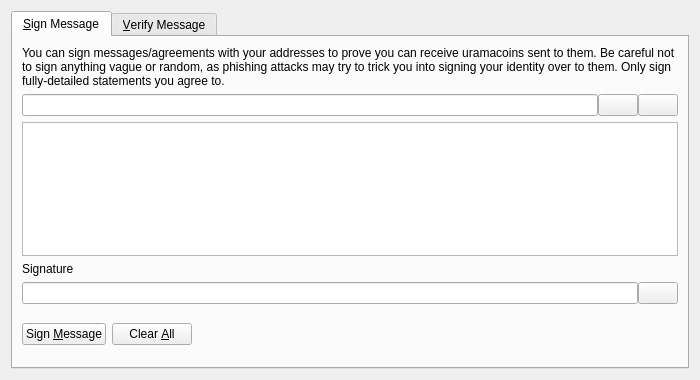
<?xml version="1.0" encoding="UTF-8"?>
<ui version="4.0">
 <class>SignVerifyMessageDialog</class>
 <widget class="QDialog" name="SignVerifyMessageDialog">
  <property name="geometry">
   <rect>
    <x>0</x>
    <y>0</y>
    <width>700</width>
    <height>380</height>
   </rect>
  </property>
  <property name="windowTitle">
   <string>Signatures - Sign / Verify a Message</string>
  </property>
  <property name="modal">
   <bool>true</bool>
  </property>
  <layout class="QVBoxLayout" name="verticalLayout">
   <item>
    <widget class="QTabWidget" name="tabWidget">
     <property name="currentIndex">
      <number>0</number>
     </property>
     <widget class="QWidget" name="tabSignMessage">
      <attribute name="title">
       <string>&amp;Sign Message</string>
      </attribute>
      <layout class="QVBoxLayout" name="verticalLayout_SM">
       <item>
        <widget class="QLabel" name="infoLabel_SM">
         <property name="text">
          <string>You can sign messages/agreements with your addresses to prove you can receive uramacoins sent to them. Be careful not to sign anything vague or random, as phishing attacks may try to trick you into signing your identity over to them. Only sign fully-detailed statements you agree to.</string>
         </property>
         <property name="textFormat">
          <enum>Qt::PlainText</enum>
         </property>
         <property name="wordWrap">
          <bool>true</bool>
         </property>
        </widget>
       </item>
       <item>
        <layout class="QHBoxLayout" name="horizontalLayout_1_SM">
         <property name="spacing">
          <number>0</number>
         </property>
         <item>
          <widget class="QValidatedLineEdit" name="addressIn_SM">
           <property name="toolTip">
            <string>The Uramacoin address to sign the message with</string>
           </property>
          </widget>
         </item>
         <item>
          <widget class="QPushButton" name="addressBookButton_SM">
           <property name="toolTip">
            <string>Choose previously used address</string>
           </property>
           <property name="text">
            <string/>
           </property>
           <property name="icon">
            <iconset resource="../bitcoin.qrc">
             <normaloff>:/icons/address-book</normaloff>:/icons/address-book</iconset>
           </property>
           <property name="shortcut">
            <string>Alt+A</string>
           </property>
           <property name="autoDefault">
            <bool>false</bool>
           </property>
          </widget>
         </item>
         <item>
          <widget class="QPushButton" name="pasteButton_SM">
           <property name="toolTip">
            <string>Paste address from clipboard</string>
           </property>
           <property name="text">
            <string/>
           </property>
           <property name="icon">
            <iconset resource="../bitcoin.qrc">
             <normaloff>:/icons/editpaste</normaloff>:/icons/editpaste</iconset>
           </property>
           <property name="shortcut">
            <string>Alt+P</string>
           </property>
           <property name="autoDefault">
            <bool>false</bool>
           </property>
          </widget>
         </item>
        </layout>
       </item>
       <item>
        <widget class="QPlainTextEdit" name="messageIn_SM">
         <property name="toolTip">
          <string>Enter the message you want to sign here</string>
         </property>
        </widget>
       </item>
       <item>
        <widget class="QLabel" name="signatureLabel_SM">
         <property name="text">
          <string>Signature</string>
         </property>
         <property name="textFormat">
          <enum>Qt::PlainText</enum>
         </property>
        </widget>
       </item>
       <item>
        <layout class="QHBoxLayout" name="horizontalLayout_2_SM">
         <property name="spacing">
          <number>0</number>
         </property>
         <item>
          <widget class="QLineEdit" name="signatureOut_SM">
           <property name="font">
            <font>
             <italic>true</italic>
            </font>
           </property>
           <property name="readOnly">
            <bool>true</bool>
           </property>
          </widget>
         </item>
         <item>
          <widget class="QPushButton" name="copySignatureButton_SM">
           <property name="toolTip">
            <string>Copy the current signature to the system clipboard</string>
           </property>
           <property name="text">
            <string/>
           </property>
           <property name="icon">
            <iconset resource="../bitcoin.qrc">
             <normaloff>:/icons/editcopy</normaloff>:/icons/editcopy</iconset>
           </property>
           <property name="autoDefault">
            <bool>false</bool>
           </property>
          </widget>
         </item>
        </layout>
       </item>
       <item>
        <layout class="QHBoxLayout" name="horizontalLayout_3_SM">
         <item>
          <widget class="QPushButton" name="signMessageButton_SM">
           <property name="toolTip">
            <string>Sign the message to prove you own this Uramacoin address</string>
           </property>
           <property name="text">
            <string>Sign &amp;Message</string>
           </property>
           <property name="icon">
            <iconset resource="../bitcoin.qrc">
             <normaloff>:/icons/edit</normaloff>:/icons/edit</iconset>
           </property>
           <property name="autoDefault">
            <bool>false</bool>
           </property>
          </widget>
         </item>
         <item>
          <widget class="QPushButton" name="clearButton_SM">
           <property name="toolTip">
            <string>Reset all sign message fields</string>
           </property>
           <property name="text">
            <string>Clear &amp;All</string>
           </property>
           <property name="icon">
            <iconset resource="../bitcoin.qrc">
             <normaloff>:/icons/remove</normaloff>:/icons/remove</iconset>
           </property>
           <property name="autoDefault">
            <bool>false</bool>
           </property>
          </widget>
         </item>
         <item>
          <spacer name="horizontalSpacer_1_SM">
           <property name="orientation">
            <enum>Qt::Horizontal</enum>
           </property>
           <property name="sizeHint" stdset="0">
            <size>
             <width>40</width>
             <height>48</height>
            </size>
           </property>
          </spacer>
         </item>
         <item>
          <widget class="QLabel" name="statusLabel_SM">
           <property name="font">
            <font>
             <weight>75</weight>
             <bold>true</bold>
            </font>
           </property>
           <property name="text">
            <string/>
           </property>
           <property name="wordWrap">
            <bool>true</bool>
           </property>
          </widget>
         </item>
         <item>
          <spacer name="horizontalSpacer_2_SM">
           <property name="orientation">
            <enum>Qt::Horizontal</enum>
           </property>
           <property name="sizeHint" stdset="0">
            <size>
             <width>40</width>
             <height>48</height>
            </size>
           </property>
          </spacer>
         </item>
        </layout>
       </item>
      </layout>
     </widget>
     <widget class="QWidget" name="tabVerifyMessage">
      <attribute name="title">
       <string>&amp;Verify Message</string>
      </attribute>
      <layout class="QVBoxLayout" name="verticalLayout_VM">
       <item>
        <widget class="QLabel" name="infoLabel_VM">
         <property name="text">
          <string>Enter the receiver's address, message (ensure you copy line breaks, spaces, tabs, etc. exactly) and signature below to verify the message. Be careful not to read more into the signature than what is in the signed message itself, to avoid being tricked by a man-in-the-middle attack. Note that this only proves the signing party receives with the address, it cannot prove sendership of any transaction!</string>
         </property>
         <property name="textFormat">
          <enum>Qt::PlainText</enum>
         </property>
         <property name="alignment">
          <set>Qt::AlignLeading|Qt::AlignLeft|Qt::AlignTop</set>
         </property>
         <property name="wordWrap">
          <bool>true</bool>
         </property>
        </widget>
       </item>
       <item>
        <layout class="QHBoxLayout" name="horizontalLayout_1_VM">
         <property name="spacing">
          <number>0</number>
         </property>
         <item>
          <widget class="QValidatedLineEdit" name="addressIn_VM">
           <property name="toolTip">
            <string>The Uramacoin address the message was signed with</string>
           </property>
          </widget>
         </item>
         <item>
          <widget class="QPushButton" name="addressBookButton_VM">
           <property name="toolTip">
            <string>Choose previously used address</string>
           </property>
           <property name="text">
            <string/>
           </property>
           <property name="icon">
            <iconset resource="../bitcoin.qrc">
             <normaloff>:/icons/address-book</normaloff>:/icons/address-book</iconset>
           </property>
           <property name="shortcut">
            <string>Alt+A</string>
           </property>
           <property name="autoDefault">
            <bool>false</bool>
           </property>
          </widget>
         </item>
        </layout>
       </item>
       <item>
        <widget class="QPlainTextEdit" name="messageIn_VM"/>
       </item>
       <item>
        <widget class="QValidatedLineEdit" name="signatureIn_VM"/>
       </item>
       <item>
        <layout class="QHBoxLayout" name="horizontalLayout_2_VM">
         <item>
          <widget class="QPushButton" name="verifyMessageButton_VM">
           <property name="toolTip">
            <string>Verify the message to ensure it was signed with the specified Uramacoin address</string>
           </property>
           <property name="text">
            <string>Verify &amp;Message</string>
           </property>
           <property name="icon">
            <iconset resource="../bitcoin.qrc">
             <normaloff>:/icons/transaction_0</normaloff>:/icons/transaction_0</iconset>
           </property>
           <property name="autoDefault">
            <bool>false</bool>
           </property>
          </widget>
         </item>
         <item>
          <widget class="QPushButton" name="clearButton_VM">
           <property name="toolTip">
            <string>Reset all verify message fields</string>
           </property>
           <property name="text">
            <string>Clear &amp;All</string>
           </property>
           <property name="icon">
            <iconset resource="../bitcoin.qrc">
             <normaloff>:/icons/remove</normaloff>:/icons/remove</iconset>
           </property>
           <property name="autoDefault">
            <bool>false</bool>
           </property>
          </widget>
         </item>
         <item>
          <spacer name="horizontalSpacer_1_VM">
           <property name="orientation">
            <enum>Qt::Horizontal</enum>
           </property>
           <property name="sizeHint" stdset="0">
            <size>
             <width>40</width>
             <height>48</height>
            </size>
           </property>
          </spacer>
         </item>
         <item>
          <widget class="QLabel" name="statusLabel_VM">
           <property name="font">
            <font>
             <weight>75</weight>
             <bold>true</bold>
            </font>
           </property>
           <property name="text">
            <string/>
           </property>
           <property name="wordWrap">
            <bool>true</bool>
           </property>
          </widget>
         </item>
         <item>
          <spacer name="horizontalSpacer_2_VM">
           <property name="orientation">
            <enum>Qt::Horizontal</enum>
           </property>
           <property name="sizeHint" stdset="0">
            <size>
             <width>40</width>
             <height>48</height>
            </size>
           </property>
          </spacer>
         </item>
        </layout>
       </item>
      </layout>
     </widget>
    </widget>
   </item>
  </layout>
 </widget>
 <customwidgets>
  <customwidget>
   <class>QValidatedLineEdit</class>
   <extends>QLineEdit</extends>
   <header>qvalidatedlineedit.h</header>
  </customwidget>
 </customwidgets>
 <resources>
  <include location="../bitcoin.qrc"/>
 </resources>
 <connections/>
</ui>
